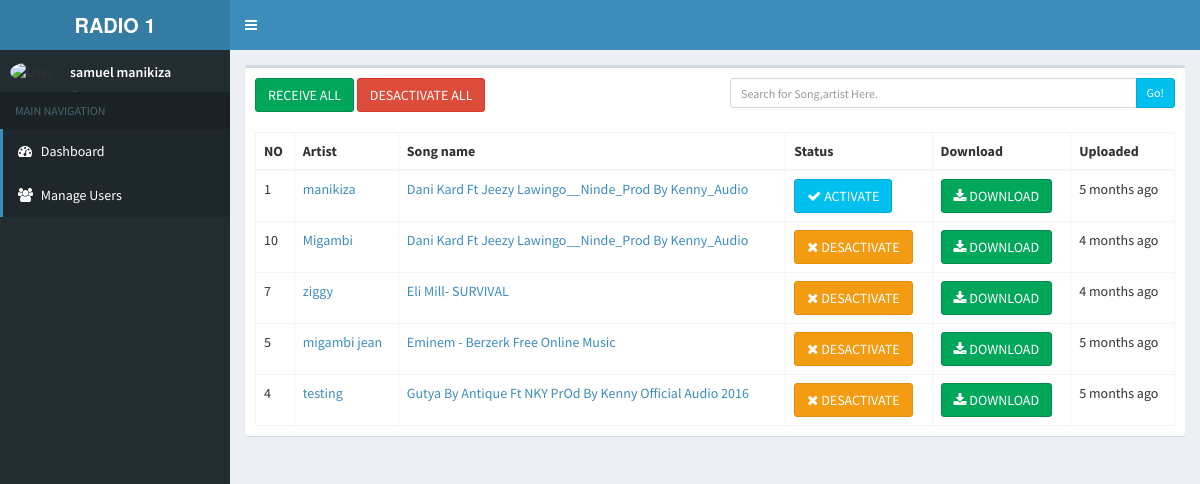
Screenshot of / (signed in) with the database file from the repository.
### tables this page shows
CREATE TABLE `audio_files` (
  `file_id` int(11) NOT NULL,
  `user_id` int(255) NOT NULL,
  `title` varchar(1024) NOT NULL,
  `file_name` varchar(1024) NOT NULL,
  `duration` varchar(50) NOT NULL,
  `category` varchar(255) NOT NULL,
  `description` text NOT NULL,
  `type` varchar(255) NOT NULL,
  `error` varchar(10) NOT NULL,
  `status` varchar(50) NOT NULL,
  `regDate` timestamp NOT NULL DEFAULT CURRENT_TIMESTAMP
);

CREATE TABLE `subscribers` (
  `user_id` int(11) NOT NULL,
  `email` varchar(255) NOT NULL,
  `password` varchar(255) NOT NULL,
  `user_phone` varchar(100) NOT NULL,
  `names` varchar(1024) NOT NULL,
  `status` varchar(50) NOT NULL,
  `type` int(10) NOT NULL,
  `profile_image` varchar(1024) NOT NULL,
  `isOnline` varchar(20) NOT NULL,
  `regDate` timestamp NOT NULL DEFAULT CURRENT_TIMESTAMP
);

### core/Songs.core.php (called while the page is built, shortened)
<?php
include_once 'Query.php';
class Songs extends Query{
	public function loadAllSongs(){
		global $con;
		$query="SELECT * FROM audio_files
				ORDER BY title ASC";
		$result=$this->select($con,$query);
		return $result;
	}
	public function getArtist($user_id){
		global $con;
		$query="SELECT * FROM subscribers
				WHERE user_id=\"$user_id\"
				LIMIT 1";
		$artist="";
		$result=$this->select($con,$query);
		foreach ($result as $key => $value) {
			$artist=$value['names'];
		}
		return $artist;
	}
}
$songs=new Songs();
?>

### core/Query.php (called while the page is built, shortened)
<?php
class Query{
	public function select($con,$query){
		$query=mysqli_query($con,$query);
		$result=array();
		if($query){
			while($data=mysqli_fetch_assoc($query)){
				$result[]=$data;
			}
		}else{
			die(mysqli_error($con));
		}
		return $result;
	}
}
?>

### includes/Functions.inc.php (called while the page is built, shortened)
<?php
class Validate{
public function formatDate($datetime, $full = false) {
    $now = new DateTime;
    $ago = new DateTime($datetime);
    $diff = $now->diff($ago);
    $diff->w = floor($diff->d / 7);
    $diff->d -= $diff->w * 7;
    $string = array(
        'y' => 'year',
        'm' => 'month',
        'w' => 'week',
        'd' => 'day',
        'h' => 'hour',
        'i' => 'minute',
        's' => 'second',
    );
    foreach ($string as $k => &$v) {
        if ($diff->$k) {
            $v = $diff->$k . ' ' . $v . ($diff->$k > 1 ? 's' : '');
        } else {
            unset($string[$k]);
        }
    }
    if (!$full) $string = array_slice($string, 0, 1);
    return $string ? implode(', ', $string) . ' ago' : 'just now';
}
}
$function=new Validate();
?>

### views/admin/load_songs.php (the view, shortened to what this page needs)
<?php
$all_songs=$songs->loadAllSongs();
?>
<div class="box-body">
  <table id="example2" class="table table-bordered table-hover">
    <thead>
    <tr>
      <th>NO</th>
      <th>Artist</th>
      <th>Song name</th>
      <th>Status</th>
      <th>Download</th>
      <th>Uploaded</th>
    </tr>
    </thead>
    <tbody>
      <?php
      if(count($all_songs)>0){
        foreach ($all_songs as $key => $value) {
          ?>
          <tr>
            <td>
              <?php echo $value['file_id']; ?>
            </td>
            <td>
              <a href="#">
              <?php echo $songs->getArtist($value['user_id']);?>
              </a>
            </td>
            <td>
                <a href="<?php echo $value['file_name']; ?>" target="_blank">
                  <?php echo $value['title']; ?>
                </a>
            </td>
            <td>
              <?php
              if($value['status']=="ACTIVE"){
                ?>
                <button class="btn btn-warning">
                  <i class="fa fa-close"></i> DESACTIVATE
                </button>
                <?php
              }elseif($value['status']=="PENDING"){
                ?>
                <button class="btn btn-info">
                  <i class="fa fa-check"></i> ACTIVATE
                </button>
                <?php
              }
              ?>
            </td>
            <td>
                <a class="btn btn-success" href="<?php echo $value['file_name']; ?>" target="_blank">
                  <i class="fa fa-download"></i> DOWNLOAD
                </a>
            </td>
            <td>
              <?php echo $function->formatDate($value['regDate']); ?>
            </td>
          </tr>
          <?php
        }
      }else{
        echo "NO Songs Uploaded";
      }
      ?>
    </tbody>
  </table>
</div>

### index.php (shortened to what this page needs)
<!DOCTYPE html>
<html>
<head>
  <?php include 'stylesheets.php'; ?>
</head>
<body class="hold-transition skin-blue fixed sidebar-mini">
<div class="wrapper">
  <?php include 'navigations.php'; ?>
  <?php include 'sidebar.php'; ?>
  <div class="content-wrapper">
    <?php
    if($user_type==0){
      if(isset($_GET['action'])){
        $action=$_GET['action'];
        switch ($action) {
          case 'profile':
            include 'views/seller/profile.php';
            break;
          case 'my_songs':
            include 'views/seller/songs.php';
            break;
          case 'terms':
            include 'views/seller/terms.php';
            break;
          default:
            include 'views/seller/songs.php';
            break;
        }
      }else{
        include 'views/seller/songs.php';
      }
    }elseif($user_type==1){
      if(isset($_GET['action'])){
      }else{
        include 'views/admin/dashboard.php';
      }
    }
    ?>
  </div>
</div>
</body>
</html>

### stylesheets.php (shortened to what this page needs)
<link rel="stylesheet" href="bower_components/bootstrap/dist/css/bootstrap.min.css">
<link rel="stylesheet" href="bower_components/font-awesome/css/font-awesome.min.css">
<link rel="stylesheet" href="bower_components/Ionicons/css/ionicons.min.css">
<link rel="stylesheet" href="dist/css/AdminLTE.min.css">
<link rel="stylesheet" href="dist/css/skins/_all-skins.min.css">
<link rel="stylesheet" href="bower_components/morris.js/morris.css">
<link rel="stylesheet" href="bower_components/jvectormap/jquery-jvectormap.css">
<link rel="stylesheet" href="bower_components/bootstrap-datepicker/dist/css/bootstrap-datepicker.min.css">
<link rel="stylesheet" href="bower_components/bootstrap-daterangepicker/daterangepicker.css">
<link rel="stylesheet" href="plugins/bootstrap-wysihtml5/bootstrap3-wysihtml5.min.css">

### navigations.php (shortened to what this page needs)
<header class="main-header">
  <a href="dashboard" class="logo">
    <span class="logo-lg"><b>RADIO 1</b></span>
  </a>
  <nav class="navbar navbar-static-top">
    <a href="#" class="sidebar-toggle" data-toggle="push-menu" role="button">
    </a>
    <div class="navbar-custom-menu">
      <ul class="nav navbar-nav">
        <li>
          <a href="#" data-toggle="tooltip" title="Hooray!">
          </a>
        </li>
      </ul>
    </div>
  </nav>
</header>

### sidebar.php (shortened to what this page needs)
<?php
$user_type=$_SESSION['user_type'];
?>
<aside class="main-sidebar">
  <section class="sidebar">
    <div class="user-panel">
      <?php
      if($user_type==1){
        ?>
      <div class="pull-left image">
        <img src="assets/images/logo.png" class="img-circle" alt="User Image">
      </div>
        <?php
      }
      ?>
      <div class="pull-left info">
        <p><?php echo $_SESSION['names']; ?></p>
        <a href="#"><i class="fa fa-circle text-success"></i> Online</a>
      </div>
    </div>
    <ul class="sidebar-menu" data-widget="tree">
      <li class="header">MAIN NAVIGATION</li>
      <?php
      if($user_type==1){
        ?>
      <li class="active">
        <a href="dashboard">
          <i class="fa fa-dashboard"></i> <span>Dashboard</span>
        </a>
      </li>
      <li class="active">
        <a href="dashboard">
          <i class="fa fa-users"></i> <span>Manage Users</span>
        </a>
      </li>
        <?php
      }
      ?>
    </ul>
  </section>
</aside>

### views/admin/dashboard.php (shortened to what this page needs)
<section class="content">
  <div class="row">
    <div class="col-xs-12">
      <div class="box">
        <div class="box-header">
          <div class="row">
            <div class="col-xs-6 col-lg-6 col-md-6">
              <button class="btn btn-success" data-toggle="modal" data-target="#modal-default">
              RECEIVE ALL
            </button>
              <button class="btn btn-danger" data-toggle="modal" data-target="#modal-default">
              DESACTIVATE ALL
            </button>
            </div>
            <div class="col-xs-6 col-lg-6 col-md-6">
              <div class="input-group input-group-sm">
                <input type="text" placeholder="Search for Song,artist Here." class="form-control">
                    <span class="input-group-btn">
                      <button type="button" class="btn btn-info btn-flat">Go!</button>
                    </span>
              </div>
            </div>
          </div>
        </div>
        <?php include 'load_songs.php'; ?>
      </div>
    </div>
  </div>
</section>

### rows the page displays
audio_files: file_id "1", user.names "manikiza", title "Dani Kard Ft Jeezy Lawingo__Ninde_Prod By Kenny_Audio", status "PENDING" (drawn), regDate "5 months ago"
audio_files: file_id "10", user.names "Migambi", title "Dani Kard Ft Jeezy Lawingo__Ninde_Prod By Kenny_Audio", status "ACTIVE" (drawn), regDate "4 months ago"
audio_files: file_id "7", user.names "ziggy", title "Eli Mill- SURVIVAL", status "ACTIVE" (drawn), regDate "4 months ago"
audio_files: file_id "5", user.names "migambi jean", title "Eminem - Berzerk Free Online Music", status "ACTIVE" (drawn), regDate "5 months ago"
audio_files: file_id "4", user.names "testing", title "Gutya By Antique Ft NKY PrOd By Kenny Official Audio 2016", status "ACTIVE" (drawn), regDate "5 months ago"

### other values shown
$_SESSION['names'] "samuel manikiza"
